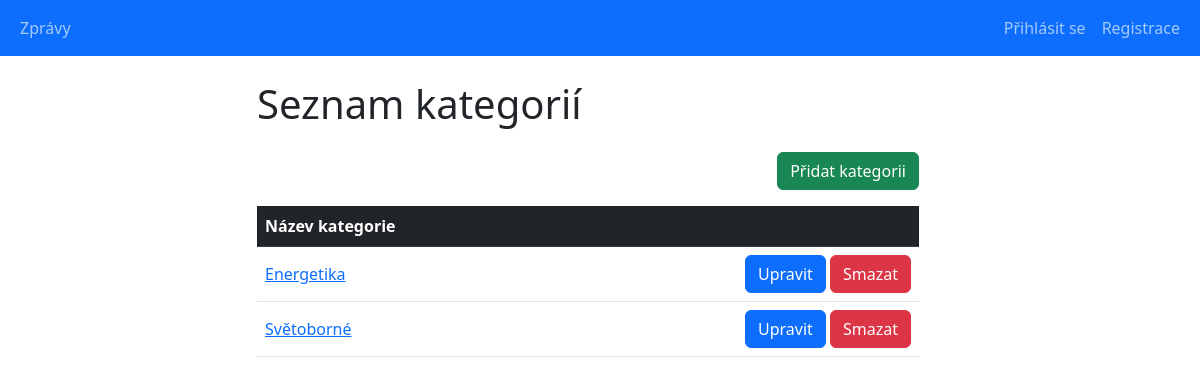
Page /main_projekt/categories_list.php on the earlier database version.
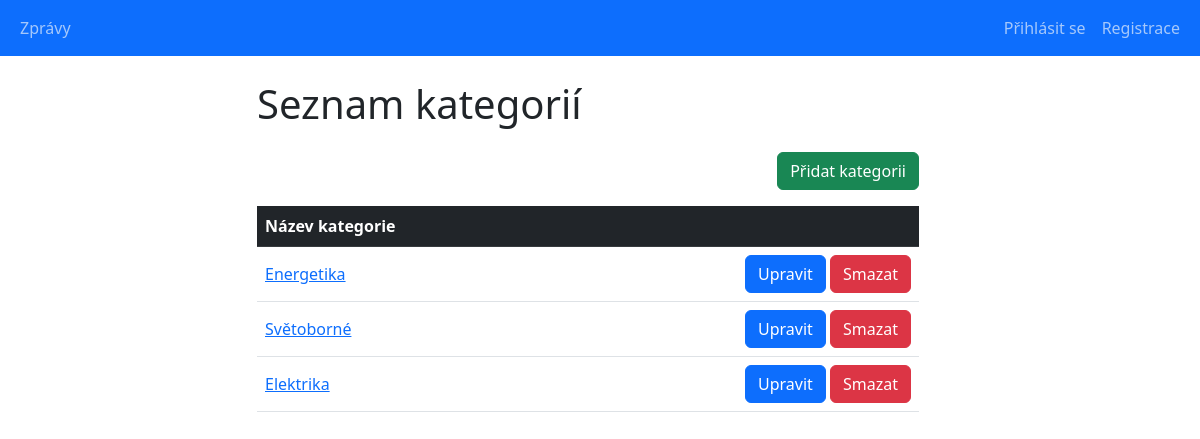
Same page on the later database version.
### tables this page shows
CREATE TABLE `categories` (
  `id` int(10) UNSIGNED NOT NULL,
  `category_name` varchar(50) NOT NULL
);

### main_projekt/classes/Database.php (called while the page is built, shortened)
<?php
class Database
{
    public function __construct()
    {
        $this->conn = new PDO(self::DSN, self::USERNAME, self::PASSWORD, [
            PDO::ATTR_ERRMODE => PDO::ERRMODE_EXCEPTION,
        ]);
        $this->conn->query('SET NAMES utf8');
    }
}

### main_projekt/categories_list.php (the view, shortened to what this page needs)
<?php
require_once 'classes/Database.php';
$db = new Database();
$sql = 'SELECT ctg.*, (select count(*) from articles where category_id = ctg.id) as articles_count from categories ctg';
$stmt = $db->conn->prepare($sql);
$stmt->execute();
$categories = $stmt->fetchAll(PDO::FETCH_ASSOC);
?>
<!doctype html>
<html lang="cs">
<head>
    <link rel="stylesheet" href="./bootstrap/css/bootstrap.min.css">
    <link rel="stylesheet" href="./styles/index.css">
</head>
<body>
<?php include_once 'reusable_components/navbar.php'; ?>
<div class="container-fluid row justify-content-center">
    <div class="col-sm-10 col-lg-7">
        <div class="mb-4">
            <h1>Seznam kategorií</h1>
        </div>
        <div class="mb-3 d-flex justify-content-end">
            <a href="categories_add.php" class="btn btn-success">Přidat kategorii</a>
        </div>
        <div>
            <table class="table align-middle table-responsive">
                <thead class="table-dark">
                <tr>
                    <th>Název kategorie</th>
                    <th></th>
                </tr>
                </thead>
                <tbody>
                <?php foreach($categories as $category): ?>
                    <tr>
                        <td>
                            <a href="categories_detail.php?id=<?= $category['id'] ?>">
                                <?= $category['category_name'] ?>
                            </a>
                        </td>
                        <td class="text-end">
                            <a href="categories_edit.php?id=<?= $category['id'] ?>" class="btn btn-primary">Upravit</a>
                            <a href="categories_delete.php?id=<?= $category['id'] ?>" class="btn btn-danger">Smazat</a>
                        </td>
                    </tr>
                <?php endforeach; ?>
                </tbody>
            </table>
        </div>
    </div>
</div>
</body>
</html>

Differences in the rows shown:
added categories: category_name "Elektrika"
